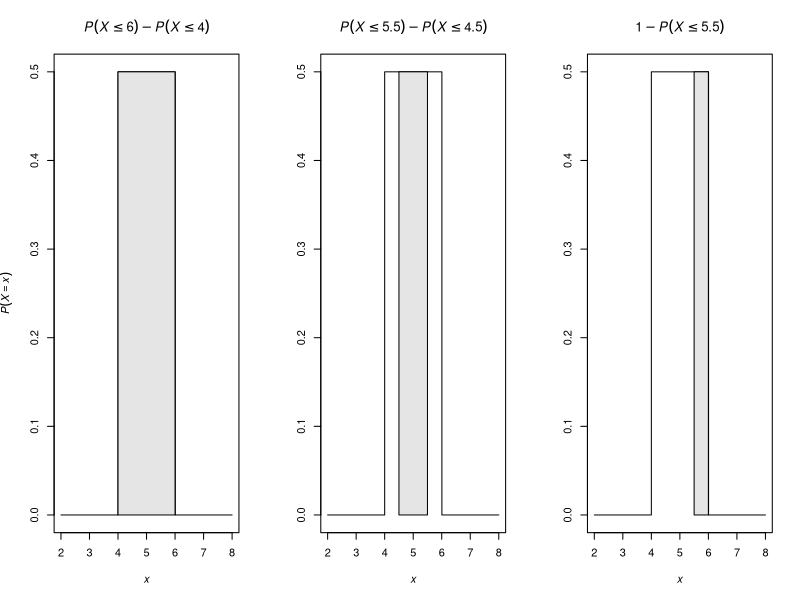

Recreate this plot in R.
x <- c(seq(-3, 3, length = 1000)) ; y <- dnorm(x)
par(mfrow = c(1, 3))
x<-c(seq(2,8,length=1000))
plot(x,dunif(x,4,6),xlim=c(2,8),type='s',
   xlab=expression(italic(x)),
   ylab=expression(italic(P(X==x))),
   main=expression(italic(P(X<=6)-P(X<=4))))
x<-c(4,4,6,6,4);y<-c(0,.5,.5,0,0)
polygon(x,y,col='grey90')

x<-c(seq(2,8,length=1000))
plot(x,dunif(x,4,6),xlim=c(2,8),type='s',
   xlab=expression(italic(x)),ylab='',
   main=expression(italic(P(X<=5.5)-P(X<=4.5))))
x<-c(4.5,4.5,5.5,5.5,4.5);y<-c(0,.5,.5,0,0)
polygon(x,y,col='grey90')

x<-c(seq(2,8,length=1000))
plot(x,dunif(x,4,6),xlim=c(2,8),type='s',
   xlab=expression(italic(x)),ylab='',
   main=expression(italic(1-P(X<=5.5))))
x<-c(5.5,5.5,6,6,5.5);y<-c(0,.5,.5,0,0)
polygon(x,y,col='grey90')
